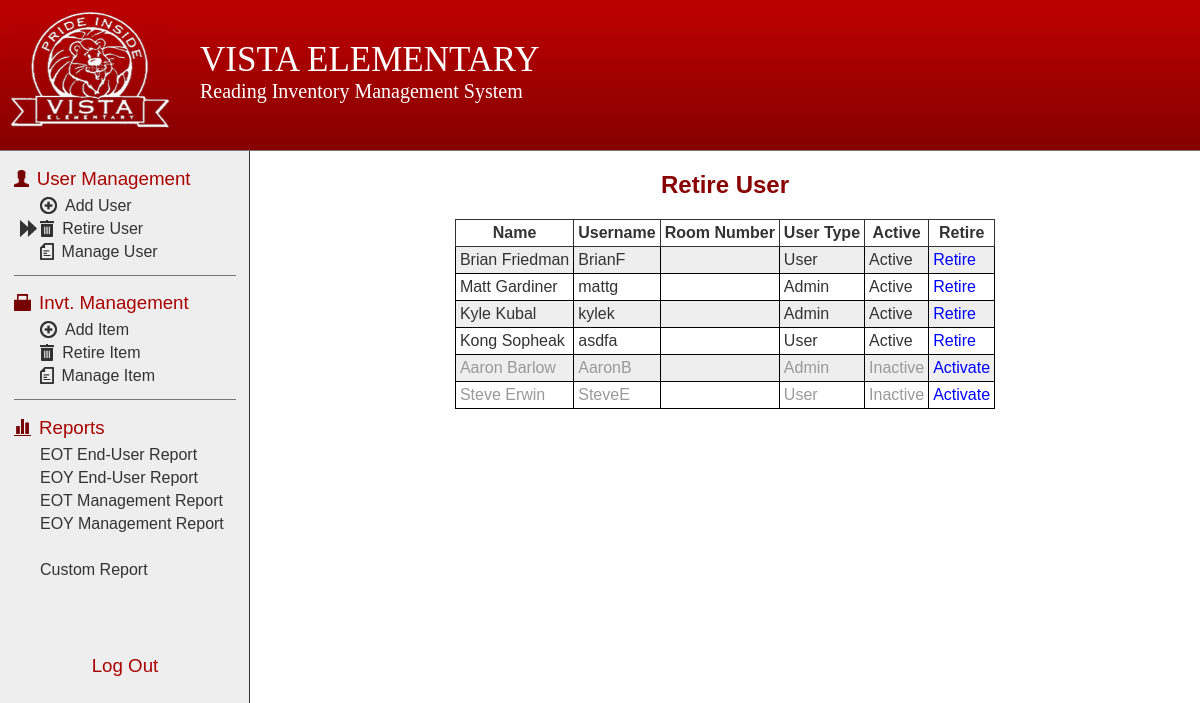
Page /pages/index.php?view=retireuser (signed in) on the committed database.
### tables this page shows
CREATE TABLE `users` (
  `UserID` int(11) NOT NULL AUTO_INCREMENT,
  `ULName` varchar(45) NOT NULL,
  `UFName` varchar(45) NOT NULL,
  `UType` tinyint(1) NOT NULL DEFAULT '0',
  `URoomNum` varchar(4) DEFAULT NULL,
  `UActive` tinyint(1) NOT NULL DEFAULT '1',
  `UPassword` char(64) DEFAULT NULL,
  `Username` varchar(45) NOT NULL DEFAULT '1234',
  PRIMARY KEY (`UserID`)
);

### pages/index.php (called while the page is built, shortened)
<?php
require_once '../includes/auth.php';
require_once '../includes/header.php';
require_once '../includes/navbar.php';
require_once $page;
require_once '../includes/footer.php';

### db/db.php (called while the page is built)
<?php
class VistaDB
{
	private $conn = null;
	private $dsn = 'mysql:host=localhost;dbname=mydb';
	private $user = 'root';
	private $password = 'PrknBys8Hl';
	function __construct()
	{
		$this->conn = new PDO($this->dsn, $this->user, $this->password);
		$this->conn->setAttribute(PDO::ATTR_ERRMODE, PDO::ERRMODE_EXCEPTION);
	}
	public function getConnection()
	{
		return $this->conn;
	}
}
?>

### db/UserDB.php (called while the page is built, shortened)
<?php
require_once 'db.php';
class UserDB
{
	private $conn = null;
	function __construct()
	{
		$VistaDB = new VistaDB();
		$this->conn = $VistaDB->getConnection();
	}
	public function getUsers()
	{
		try
		{
			$stmt = $this->conn->prepare('select * from users order by UActive desc, ULName asc, UFName asc');
			$stmt->execute();
			return $stmt->fetchAll();
		}
		catch(Exception $e)
		{return FALSE;}
	}
}
?>

### includes/auth.php (called while the page is built, shortened)
<?php
require_once '../db/UserDB.php';
$UserDB = new UserDB();
?>

### pages/retireuser.php (the view)
<?php
$users = $UserDB->getUsers();
$table = '<h2>Retire User</h2><table cellpadding=\'4\' cellspacing=\'0\'><tr><th>Name</th><th>Username</th><th>Room Number</th><th>User Type</th><th>Active</th><th>Retire</th></tr>';
$counter = 0;
foreach($users as $user)
{
	$table .= "<tr style='" . ($counter % 2 == 0 ? "background: #eee;" : "") . ($user['UActive'] ? "'" : "color: #999999;'")."><td>".$user['UFName']. " " . $user['ULName'] ."<td>" . $user["Username"] . "</td></td><td>" . $user['URoomNum'] . "</td><td>" . ($user['UType'] ? 'Admin' : 'User') . "</td><td>" . ($user['UActive'] ? 'Active' : 'Inactive') . "</td><td><a href='#'" . ($user['UActive'] ? " onclick='updateUserStatus(". $user['UserID'] .", 0)'>Retire" : " onclick='updateUserStatus(". $user['UserID'] .", 1)'>Activate"). "</a></td></tr>";
    $counter++;
}
$table .= '</table><form id=\'updateUserForm\' action=\'?view=retireuser\' method=\'POST\'><input type=\'hidden\' name=\'User\' id=\'User\'><input type=\'hidden\' name=\'userStatus\' id=\'userStatus\' /></form>';
echo $table;
?>

### includes/header.php (shortened to what this page needs)
<?php
$iphone = stripos($_SERVER['HTTP_USER_AGENT'],"iPhone");
$android = stripos($_SERVER['HTTP_USER_AGENT'],"android");
?>
<!DOCTYPE html PUBLIC "-//W3C//DTD XHTML 1.0 Strict//EN" "http://www.w3.org/TR/xhtml1/DTD/xhtml1-strict.dtd">
<html xmlns='http://www.w3.org/1999/xhtml'>
<head>
<?php
    if($iphone || $android)
    {
        echo "<link rel='stylesheet' type='text/css' href='/css/mobile.css' />";
    }
    else {
        echo "<link rel='stylesheet' type='text/css' href='/css/style.css' />";
    }
?>
</head>
<body>
    <div id='header'>
        <img src='/images/logo.png' class='logo'/>
        <span class='title'>VISTA ELEMENTARY</span>
        <span class='subtitle'>Reading Inventory Management System</span>
    </div>

### includes/navbar.php (shortened to what this page needs)
<table id='layoutTable' cellpadding='0' cellspacing='0' border='0'>
	<tr>
		<td id='tdNav' class='layoutTable'>
			<h3><img src='/images/user.png' />User Management</h3>
			<ul>
				<li><div id='adduserimg' class='noDisplay'></div><img src='/images/plus.png' /><a href='?view=adduser'>Add User</a></li>
				<li><div id='retireuserimg' class='noDisplay'/></div><img src='/images/trash.png' /><a href='?view=retireuser'>Retire User</a></li>
				<li><div id='manageuserimg' class='noDisplay'/></div><img src='/images/file3.png' /><a href='?view=manageuser'>Manage User</a></li>
			</ul>
			<hr />
			<h3><img src='/images/bag.png' />Invt. Management</h3>
			<ul>
				<li><div id='additemimg' class='noDisplay'></div><img src='/images/plus.png' /><a href='?view=additem'>Add Item</a></li>
				<li><div id='retireitemimg' class='noDisplay'></div><img src='/images/trash.png' /><a href='?view=retireitem'>Retire Item</a></li>
				<li><div id='manageitemimg' class='noDisplay'></div><img src='/images/file3.png' /><a href='?view=manageitem'>Manage Item</a></li>
			</ul>
			<hr />
			<h3><img src='/images/stats2.png' />Reports</h3>
			<ul>
				<li><a href='?view=eotEU'>EOT End-User Report</a></li>
				<li><a href='?view=eoyEU'>EOY End-User Report</a></li>
				<li><a href='?view=eotMR'>EOT Management Report</a></li>
				<li><a href='?view=eoyMR'>EOY Management Report</a></li>
				<li>&nbsp;</li>
				<li><a href=''>Custom Report</a></li>
			</ul>
			<br />
			<br />
			<br />
			<h3 class='logout' onclick='logout()'>Log Out</h3>
		</td>
		<td id='tdMain' align='center' class='layoutTable'>

### includes/footer.php
			</td>
		</tr>
	</table>
</body>
</html>

### css/style.css (style rules this page uses)
body { font-family: Arial, Hevletica, sans-serif; background: #FFFFFF url('/images/navbg.png') repeat-y 0% 0%; width: 100%; min-width: 1100px; height: 100%; position: relative; overflow: auto; margin: 0; padding: 0; color: #333; }
h1, h2, h3, h4, h5, h6 { color: #880000; }
ul { list-style-type: none; margin: 0; padding: 0; }
li { margin: 0px 0px 6px 26px; padding: 0; line-height: 17px; }
hr { background: #777; color: #777; border: 0; height: 1px; margin-top: 15px; }
a { text-decoration: none; color: blue; }
td { border: 1px solid black; }
table { border: 0; border-collapse: collapse; }
#layoutTable { width: 100%; height: 100%; }
.layoutTable { border: 0; vertical-align: top; }
#tdNav { width: 222px; padding: 0px 14px; }
#tdNav h3 { color: #aa0000; margin-bottom: 10px; line-height: 17px; font-weight: normal; }
#tdNav a { color: #333; }
#tdNav img { margin-right: 8px; float: left; height: 17px; width: auto; }
#tdNav li img { margin-right: 8px; float: left; height: 17px; width: auto; }
#history td, th { border: 1px solid #333; }
#header { font-family: 'Times New Roman', serif; color: white; background: url('/images/header.png') repeat-x; width: 100%; height: 150px; border-bottom: 1px solid #777; }
h3.logout { font-weight: bold; text-align: center; cursor: pointer; }
.logo { float: left; margin: 10px; }
.title { font-size: 35px; position: absolute; top: 40px; left: 200px; }
.subtitle { font-size: 20px; position: absolute; top: 80px; left: 200px; }
.navSelector { width: 17px; height: 17px; padding: 0; margin: 0; position: absolute; margin-left: -20px; background: url('/images/current.png') 0% 0% no-repeat; }

### rows in the picture
users: UFName "Brian", ULName "Friedman", Username "BrianF", UType "User", UActive "Active"
users: UFName "Matt", ULName "Gardiner", Username "mattg", UType "Admin", UActive "Active"
users: UFName "Kyle", ULName "Kubal", Username "kylek", UType "Admin", UActive "Active"
users: UFName "Kong", ULName "Sopheak", Username "asdfa", UType "User", UActive "Active"
users: UFName "Aaron", ULName "Barlow", Username "AaronB", UType "Admin", UActive "Inactive"
users: UFName "Steve", ULName "Erwin", Username "SteveE", UType "User", UActive "Inactive"
